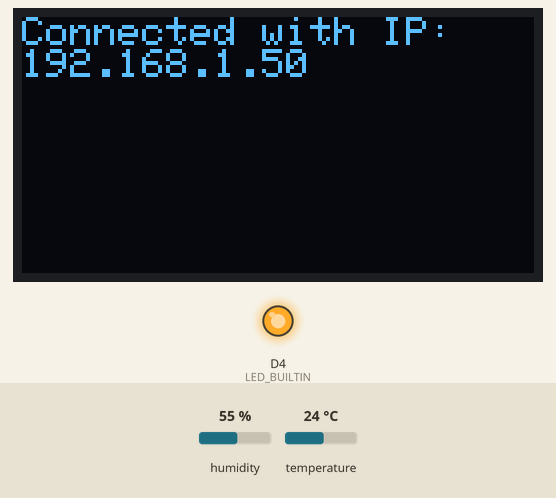
This sketch was run on a simulated ESP8266 (NodeMCU). Parts: 128×64 one-colour display, output pins drawn as LEDs (lit = HIGH, except the on-board LED, lit = LOW). The inputs (shaded band) are chosen by the test bench; at power-on: humidity 55 %, temperature 24 °C. WiFi joins after 1.5 s; servers stay silent unless stated; pins used as bus, display or sensor lines are not drawn; what the sketch prints to the serial monitor is not drawn.

Above: at 2.7 s.
At 4.8 s:
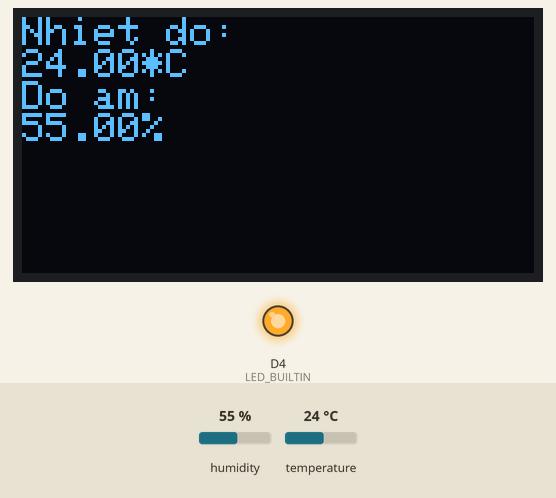
4.9 s: humidity set to 22 %
At 6.3 s:
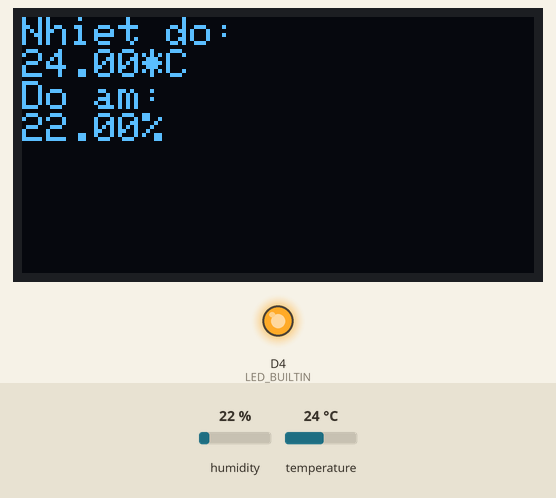
7.6 s: temperature set to 12 °C
At 8.7 s:
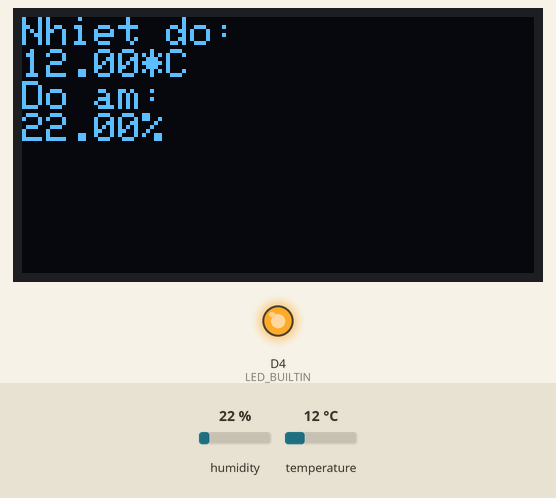
10.3 s: humidity set to 40 %
At 12.3 s:
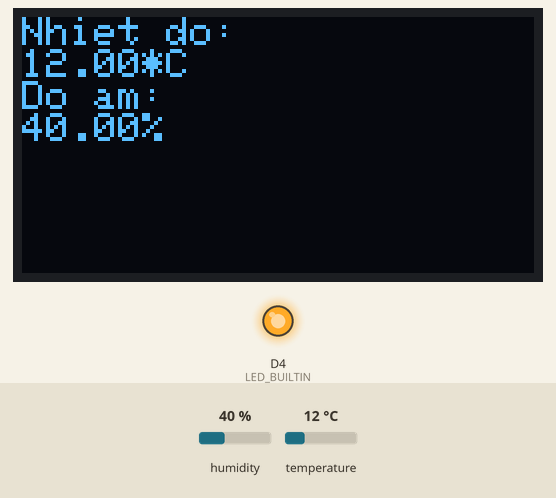
13.3 s: temperature set to 19 °C
Timing chart, 0 to 16.3 s (numbered marks = the images above; inputs shaded):
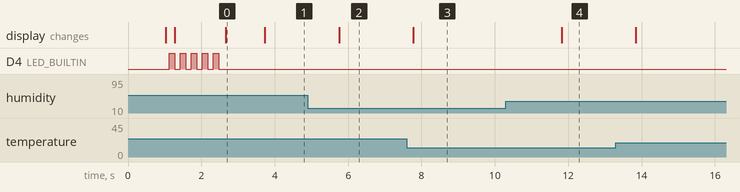

The sketch:

DHT11_firebase_node1.ino
```cpp
#include <Arduino.h>
#include <DHT.h>
#include <ESP8266Firebase.h>
#include <ESP8266WiFi.h>
#include <Wire.h>
#include <Adafruit_SSD1306.h>

#define OLED_RESET 0  // GPIO0
Adafruit_SSD1306 oled(OLED_RESET);


#define _SSID "Galaxy10"          // Your WiFi SSID
#define _PASSWORD "12345679"      // Your WiFi Password
#define REFERENCE_URL "https://thuctapiot-53e65-default-rtdb.firebaseio.com"  // Your Firebase project reference url

Firebase firebase(REFERENCE_URL);

#define LED_BUILTIN  2
#define DHTPIN  D4
#define DHTTYPE DHT11

DHT dht(DHTPIN, DHTTYPE);


unsigned long sendDataPrevMillis = 0;

unsigned long count = 0;

void setup()
{
  Serial.begin(115200);

  pinMode(LED_BUILTIN, OUTPUT);
  digitalWrite(LED_BUILTIN, LOW);

  WiFi.mode(WIFI_STA);
  WiFi.disconnect();
  delay(1000);

  oled.begin(SSD1306_SWITCHCAPVCC, 0x3C);
  delay(10);
  oled.clearDisplay();
  delay(10);
  oled.display();
  delay(10);

  WiFi.begin(_SSID, _PASSWORD);

  Serial.print("Connecting to Wi-Fi");
  oled.setTextSize(1);
  oled.setTextColor(WHITE);
  oled.setCursor(0,0);
  oled.println("Connecting");
  oled.println("to Wi-Fi");
  oled.display();
  delay(10);

  unsigned long ms = millis();
  while (WiFi.status() != WL_CONNECTED)
  {
    Serial.print(".");
    digitalWrite(LED_BUILTIN, HIGH);
    delay(150);
    digitalWrite(LED_BUILTIN, LOW);
    delay(150);
  }
  oled.clearDisplay();
  delay(10);

  dht.begin();
  Serial.println();
  Serial.print("Connected with IP: ");
  oled.setTextSize(1);
  oled.setTextColor(WHITE);
  oled.setCursor(0,0);
  oled.println("Connected with IP: ");
  oled.println(WiFi.localIP());
  oled.display();
  delay(10);
  Serial.println(WiFi.localIP());
  Serial.println();

  delay(1000);
  oled.clearDisplay();
  delay(10);

  dht.begin();
}

void loop()
{
  float h = dht.readHumidity();
  float t = dht.readTemperature();

  if (isnan(h) || isnan(t)) {
    Serial.println("Failed to read from DHT sensor!");
    digitalWrite(LED_BUILTIN, HIGH);
    delay(50);
    digitalWrite(LED_BUILTIN, LOW);
    delay(50);
    return;
  }

  if (millis() - sendDataPrevMillis > 2000 )
  {
    sendDataPrevMillis = millis();
    oled.clearDisplay();

    oled.setTextSize(1);
    oled.setTextColor(WHITE);
    oled.setCursor(0,0);
    oled.println("Nhiet do:");
    oled.print(t);oled.println("*C");
    oled.println("Do am:");
    oled.print(h);oled.println("%");
    oled.display();


    Serial.printf("Nhiet do: %f°C \n", t);
    firebase.setFloat("clock1/Nhietdo", t);
    Serial.printf("Do am: %f \n", h);
    firebase.setFloat("clock1/Doam", h);
}
}
```

Measured:
- after the input at 4.9 s, the display: changes after 0.85 s (image 2)
- after the input at 7.6 s, the display: changes after 0.18 s (image 3)
- after the input at 10.3 s, the display: changes after 1.5 s (image 4)
- what the display in image 0 shows lasts 1.0 s, from 2.7 s to 3.7 s
